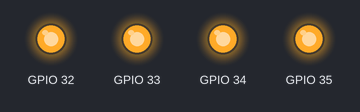
This sketch was run on a simulated ESP32. Parts: output pins drawn as LEDs (lit = HIGH).

Above: at 0.1 s.
Timing chart, 0 to 1.6 s (numbered marks = the images above):
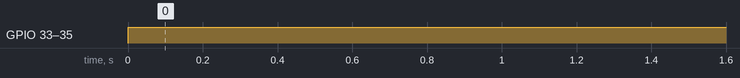

The sketch:

motores2.0.ino
```cpp
void setup() {
   pinMode(32, OUTPUT);
   pinMode(33, OUTPUT);
   pinMode(34, OUTPUT);
   pinMode(35, OUTPUT);
}


void loop() {

digitalWrite(32, HIGH);
digitalWrite(33, HIGH);
digitalWrite(34, HIGH);
digitalWrite(35, HIGH);
}
```

Measured:
- by itself, GPIO 33–35: LOW → HIGH at 0.00 s
